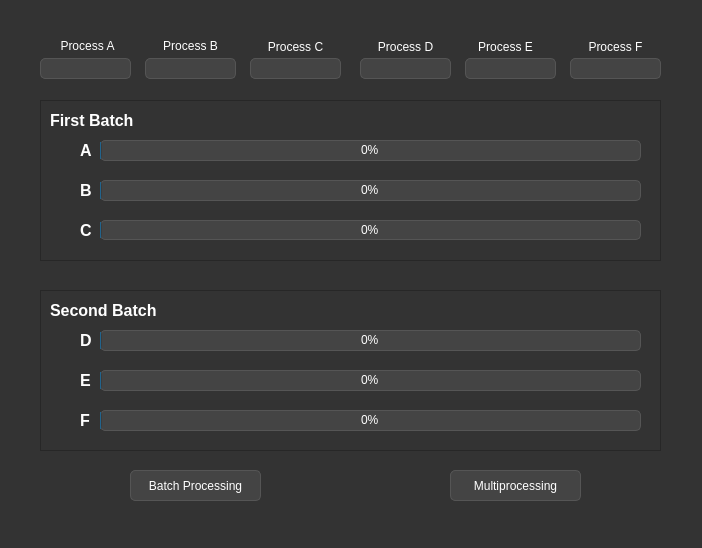
<?xml version="1.0" encoding="UTF-8"?>
<ui version="4.0">
 <class>MainWindow</class>
 <widget class="QMainWindow" name="MainWindow">
  <property name="geometry">
   <rect>
    <x>0</x>
    <y>0</y>
    <width>702</width>
    <height>548</height>
   </rect>
  </property>
  <property name="windowTitle">
   <string>MainWindow</string>
  </property>
  <property name="styleSheet">
   <string notr="true">/* Estilos generales para el modo oscuro */
QWidget {
    background-color: #333; /* Color de fondo principal */
    color: #FFF; /* Color de texto principal */
}

QLabel {
    color: #FFF; /* Color de texto para etiquetas */
}

QPushButton {
    background-color: #444; /* Color de fondo para botones */
    color: #FFF; /* Color de texto para botones */
    border: 1px solid #555; /* Borde de botones */
    border-radius: 5px; /* Bordes redondeados */
    padding: 5px 10px; /* Espaciado interno */
}

/* Cambiar el color de fondo de los botones cuando se presionan */
QPushButton:pressed {
    background-color: #666;
}

/* Cambiar el color de fondo de los botones cuando se pasan por encima */
QPushButton:hover {
    background-color: #555;
}

/* Cambiar el color de fondo de los botones cuando están deshabilitados */
QPushButton:disabled {
    background-color: #888;
    color: #AAA;
}

/* Estilos para barras de desplazamiento */
QScrollBar:vertical {
    border: 1px solid #555; /* Borde de la barra de desplazamiento vertical */
    background: #333; /* Color de fondo de la barra de desplazamiento vertical */
    width: 12px; /* Ancho de la barra de desplazamiento vertical */
    margin: 0px 0px 0px 0px;
}

QScrollBar::handle:vertical {
    background: #555; /* Color de fondo del mango de la barra de desplazamiento vertical */
    min-height: 20px; /* Altura mínima del mango de la barra de desplazamiento vertical */
    border-radius: 6px; /* Bordes redondeados del mango de la barra de desplazamiento vertical */
}

QScrollBar::add-line:vertical {
    height: 12px;
    subcontrol-position: bottom;
    subcontrol-origin: margin;
}

QScrollBar::sub-line:vertical {
    height: 12px;
    subcontrol-position: top;
    subcontrol-origin: margin;
}

/* Cambiar el color de fondo del campo de texto (QLineEdit) */
QLineEdit {
    background-color: #444;
    color: #FFF;
    border: 1px solid #555;
    border-radius: 5px;
    padding: 3px;
}

/* Cambiar el color de fondo del campo de texto (QTextEdit) */
QTextEdit {
    background-color: #444;
    color: #FFF;
    border: 1px solid #555;
    border-radius: 5px;
    padding: 3px;
}

/* Cambiar el color de fondo de las áreas de texto (QPlainTextEdit) */
QPlainTextEdit {
    background-color: #444;
    color: #FFF;
    border: 1px solid #555;
    border-radius: 5px;
    padding: 3px;
}

/* Cambiar el color de fondo de las casillas de verificación (QCheckBox) */
QCheckBox::indicator {
    background-color: #444;
    border: 1px solid #555;
    width: 15px;
    height: 15px;
}

/* Cambiar el color de fondo de los botones de radio (QRadioButton) */
QRadioButton::indicator {
    background-color: #444;
    border: 1px solid #555;
    width: 15px;
    height: 15px;
}

/* Cambiar el color de fondo de las barras de progreso (QProgressBar) */
QProgressBar {
    background-color: #444;
    color: #FFF;
    border: 1px solid #555;
    border-radius: 5px;
    text-align: center;
}

/* Cambiar el color de fondo de los menús emergentes (QMenu) */
QMenu {
    background-color: #333;
    color: #FFF;
    border: 1px solid #555;
}

/* Cambiar el color de fondo de los elementos de menú (QMenuItem) */
QMenu::item {
    background-color: transparent;
}

/* Cambiar el color de fondo de los elementos de menú cuando se pasan por encima */
QMenu::item:selected {
    background-color: #555;
}

/* Cambiar el color de fondo de las barras de menú (QMenuBar) */
QMenuBar {
    background-color: #333;
    color: #FFF;
}

/* Cambiar el color de fondo de los elementos de barra de menú (QMenuBarItem) */
QMenuBar::item {
    background-color: transparent;
}

/* Cambiar el color de fondo de los elementos de barra de menú cuando se pasan por encima */
QMenuBar::item:selected {
    background-color: #555;
}
</string>
  </property>
  <widget class="QWidget" name="centralwidget">
   <widget class="QLineEdit" name="F">
    <property name="geometry">
     <rect>
      <x>570</x>
      <y>58</y>
      <width>91</width>
      <height>21</height>
     </rect>
    </property>
   </widget>
   <widget class="QLineEdit" name="A">
    <property name="geometry">
     <rect>
      <x>40</x>
      <y>58</y>
      <width>91</width>
      <height>21</height>
     </rect>
    </property>
   </widget>
   <widget class="QLineEdit" name="E">
    <property name="geometry">
     <rect>
      <x>465</x>
      <y>58</y>
      <width>91</width>
      <height>21</height>
     </rect>
    </property>
   </widget>
   <widget class="QLineEdit" name="C">
    <property name="geometry">
     <rect>
      <x>250</x>
      <y>58</y>
      <width>91</width>
      <height>21</height>
     </rect>
    </property>
   </widget>
   <widget class="QLineEdit" name="D">
    <property name="geometry">
     <rect>
      <x>360</x>
      <y>58</y>
      <width>91</width>
      <height>21</height>
     </rect>
    </property>
   </widget>
   <widget class="QLineEdit" name="B">
    <property name="geometry">
     <rect>
      <x>145</x>
      <y>58</y>
      <width>91</width>
      <height>21</height>
     </rect>
    </property>
   </widget>
   <widget class="QLabel" name="label">
    <property name="geometry">
     <rect>
      <x>47</x>
      <y>36</y>
      <width>81</width>
      <height>20</height>
     </rect>
    </property>
    <property name="text">
     <string>Process A</string>
    </property>
    <property name="alignment">
     <set>Qt::AlignCenter</set>
    </property>
   </widget>
   <widget class="QLabel" name="label_2">
    <property name="geometry">
     <rect>
      <x>150</x>
      <y>36</y>
      <width>81</width>
      <height>20</height>
     </rect>
    </property>
    <property name="text">
     <string>Process B</string>
    </property>
    <property name="alignment">
     <set>Qt::AlignCenter</set>
    </property>
   </widget>
   <widget class="QLabel" name="label_3">
    <property name="geometry">
     <rect>
      <x>250</x>
      <y>36</y>
      <width>91</width>
      <height>21</height>
     </rect>
    </property>
    <property name="text">
     <string>Process C</string>
    </property>
    <property name="alignment">
     <set>Qt::AlignCenter</set>
    </property>
   </widget>
   <widget class="QLabel" name="label_4">
    <property name="geometry">
     <rect>
      <x>360</x>
      <y>36</y>
      <width>91</width>
      <height>21</height>
     </rect>
    </property>
    <property name="text">
     <string>Process D</string>
    </property>
    <property name="alignment">
     <set>Qt::AlignCenter</set>
    </property>
   </widget>
   <widget class="QLabel" name="label_5">
    <property name="geometry">
     <rect>
      <x>460</x>
      <y>36</y>
      <width>91</width>
      <height>21</height>
     </rect>
    </property>
    <property name="text">
     <string>Process E</string>
    </property>
    <property name="alignment">
     <set>Qt::AlignCenter</set>
    </property>
   </widget>
   <widget class="QLabel" name="label_6">
    <property name="geometry">
     <rect>
      <x>570</x>
      <y>36</y>
      <width>91</width>
      <height>21</height>
     </rect>
    </property>
    <property name="text">
     <string>Process F</string>
    </property>
    <property name="alignment">
     <set>Qt::AlignCenter</set>
    </property>
   </widget>
   <widget class="QPushButton" name="batch_button">
    <property name="geometry">
     <rect>
      <x>130</x>
      <y>470</y>
      <width>131</width>
      <height>31</height>
     </rect>
    </property>
    <property name="text">
     <string>Batch Processing</string>
    </property>
   </widget>
   <widget class="QFrame" name="first_batch_container">
    <property name="geometry">
     <rect>
      <x>40</x>
      <y>100</y>
      <width>621</width>
      <height>161</height>
     </rect>
    </property>
    <property name="frameShape">
     <enum>QFrame::StyledPanel</enum>
    </property>
    <property name="frameShadow">
     <enum>QFrame::Raised</enum>
    </property>
    <widget class="QProgressBar" name="first_bar">
     <property name="geometry">
      <rect>
       <x>60</x>
       <y>40</y>
       <width>541</width>
       <height>21</height>
      </rect>
     </property>
     <property name="value">
      <number>0</number>
     </property>
    </widget>
    <widget class="QProgressBar" name="second_bar">
     <property name="geometry">
      <rect>
       <x>60</x>
       <y>80</y>
       <width>541</width>
       <height>21</height>
      </rect>
     </property>
     <property name="value">
      <number>0</number>
     </property>
    </widget>
    <widget class="QProgressBar" name="third_bar">
     <property name="geometry">
      <rect>
       <x>60</x>
       <y>120</y>
       <width>541</width>
       <height>20</height>
      </rect>
     </property>
     <property name="value">
      <number>0</number>
     </property>
    </widget>
    <widget class="QLabel" name="label_7">
     <property name="geometry">
      <rect>
       <x>10</x>
       <y>10</y>
       <width>91</width>
       <height>21</height>
      </rect>
     </property>
     <property name="font">
      <font>
       <pointsize>12</pointsize>
       <weight>75</weight>
       <bold>true</bold>
      </font>
     </property>
     <property name="text">
      <string>First Batch</string>
     </property>
    </widget>
    <widget class="QLabel" name="label_9">
     <property name="geometry">
      <rect>
       <x>40</x>
       <y>40</y>
       <width>16</width>
       <height>21</height>
      </rect>
     </property>
     <property name="font">
      <font>
       <pointsize>12</pointsize>
       <weight>75</weight>
       <bold>true</bold>
      </font>
     </property>
     <property name="text">
      <string>A</string>
     </property>
    </widget>
    <widget class="QLabel" name="label_10">
     <property name="geometry">
      <rect>
       <x>40</x>
       <y>80</y>
       <width>16</width>
       <height>21</height>
      </rect>
     </property>
     <property name="font">
      <font>
       <pointsize>12</pointsize>
       <weight>75</weight>
       <bold>true</bold>
      </font>
     </property>
     <property name="text">
      <string>B</string>
     </property>
    </widget>
    <widget class="QLabel" name="label_11">
     <property name="geometry">
      <rect>
       <x>40</x>
       <y>120</y>
       <width>16</width>
       <height>21</height>
      </rect>
     </property>
     <property name="font">
      <font>
       <pointsize>12</pointsize>
       <weight>75</weight>
       <bold>true</bold>
      </font>
     </property>
     <property name="text">
      <string>C</string>
     </property>
    </widget>
   </widget>
   <widget class="QPushButton" name="multi_processing_button">
    <property name="geometry">
     <rect>
      <x>450</x>
      <y>470</y>
      <width>131</width>
      <height>31</height>
     </rect>
    </property>
    <property name="text">
     <string>Multiprocessing</string>
    </property>
   </widget>
   <widget class="QFrame" name="second_batch_container">
    <property name="geometry">
     <rect>
      <x>40</x>
      <y>290</y>
      <width>621</width>
      <height>161</height>
     </rect>
    </property>
    <property name="frameShape">
     <enum>QFrame::StyledPanel</enum>
    </property>
    <property name="frameShadow">
     <enum>QFrame::Raised</enum>
    </property>
    <widget class="QProgressBar" name="fourth_bar">
     <property name="geometry">
      <rect>
       <x>60</x>
       <y>40</y>
       <width>541</width>
       <height>21</height>
      </rect>
     </property>
     <property name="value">
      <number>0</number>
     </property>
    </widget>
    <widget class="QProgressBar" name="sixth_bar">
     <property name="geometry">
      <rect>
       <x>60</x>
       <y>120</y>
       <width>541</width>
       <height>21</height>
      </rect>
     </property>
     <property name="value">
      <number>0</number>
     </property>
    </widget>
    <widget class="QProgressBar" name="fifth_bar">
     <property name="geometry">
      <rect>
       <x>60</x>
       <y>80</y>
       <width>541</width>
       <height>21</height>
      </rect>
     </property>
     <property name="value">
      <number>0</number>
     </property>
    </widget>
    <widget class="QLabel" name="label_8">
     <property name="geometry">
      <rect>
       <x>10</x>
       <y>10</y>
       <width>131</width>
       <height>21</height>
      </rect>
     </property>
     <property name="font">
      <font>
       <pointsize>12</pointsize>
       <weight>75</weight>
       <bold>true</bold>
      </font>
     </property>
     <property name="text">
      <string>Second Batch</string>
     </property>
    </widget>
    <widget class="QLabel" name="label_14">
     <property name="geometry">
      <rect>
       <x>40</x>
       <y>40</y>
       <width>16</width>
       <height>21</height>
      </rect>
     </property>
     <property name="font">
      <font>
       <pointsize>12</pointsize>
       <weight>75</weight>
       <bold>true</bold>
      </font>
     </property>
     <property name="text">
      <string>D</string>
     </property>
    </widget>
    <widget class="QLabel" name="label_12">
     <property name="geometry">
      <rect>
       <x>40</x>
       <y>80</y>
       <width>16</width>
       <height>21</height>
      </rect>
     </property>
     <property name="font">
      <font>
       <pointsize>12</pointsize>
       <weight>75</weight>
       <bold>true</bold>
      </font>
     </property>
     <property name="text">
      <string>E</string>
     </property>
    </widget>
    <widget class="QLabel" name="label_13">
     <property name="geometry">
      <rect>
       <x>40</x>
       <y>120</y>
       <width>16</width>
       <height>21</height>
      </rect>
     </property>
     <property name="font">
      <font>
       <pointsize>12</pointsize>
       <weight>75</weight>
       <bold>true</bold>
      </font>
     </property>
     <property name="text">
      <string>F</string>
     </property>
    </widget>
   </widget>
  </widget>
  <widget class="QMenuBar" name="menubar">
   <property name="geometry">
    <rect>
     <x>0</x>
     <y>0</y>
     <width>702</width>
     <height>22</height>
    </rect>
   </property>
  </widget>
  <widget class="QStatusBar" name="statusbar"/>
 </widget>
 <resources/>
 <connections/>
</ui>
